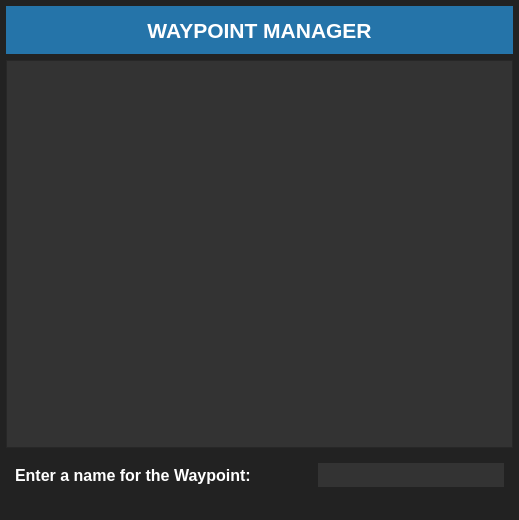
<?xml version="1.0" encoding="UTF-8"?>
<ui version="4.0">
 <class>ActionWaypointUI</class>
 <widget class="QWidget" name="ActionWaypointUI">
  <property name="geometry">
   <rect>
    <x>0</x>
    <y>0</y>
    <width>519</width>
    <height>520</height>
   </rect>
  </property>
  <property name="minimumSize">
   <size>
    <width>519</width>
    <height>519</height>
   </size>
  </property>
  <property name="maximumSize">
   <size>
    <width>16777215</width>
    <height>16777215</height>
   </size>
  </property>
  <property name="windowTitle">
   <string>Form</string>
  </property>
  <property name="styleSheet">
   <string notr="true">background-color:#222222</string>
  </property>
  <layout class="QVBoxLayout" name="verticalLayout">
   <property name="margin">
    <number>6</number>
   </property>
   <item>
    <widget class="QLabel" name="label_11">
     <property name="minimumSize">
      <size>
       <width>0</width>
       <height>48</height>
      </size>
     </property>
     <property name="font">
      <font>
       <pointsize>16</pointsize>
       <weight>75</weight>
       <bold>true</bold>
      </font>
     </property>
     <property name="styleSheet">
      <string notr="true">background-color:#2574A9; color:#ffffff</string>
     </property>
     <property name="text">
      <string>WAYPOINT MANAGER</string>
     </property>
     <property name="alignment">
      <set>Qt::AlignCenter</set>
     </property>
    </widget>
   </item>
   <item>
    <widget class="QListWidget" name="waypoint_list">
     <property name="minimumSize">
      <size>
       <width>0</width>
       <height>60</height>
      </size>
     </property>
     <property name="maximumSize">
      <size>
       <width>16777215</width>
       <height>16777215</height>
      </size>
     </property>
     <property name="styleSheet">
      <string notr="true">background-color:#333333; color:#ffffff</string>
     </property>
    </widget>
   </item>
   <item>
    <widget class="QWidget" name="widget" native="true">
     <layout class="QGridLayout" name="gridLayout_3">
      <item row="0" column="0">
       <widget class="QLabel" name="label_5">
        <property name="maximumSize">
         <size>
          <width>16777215</width>
          <height>150</height>
         </size>
        </property>
        <property name="font">
         <font>
          <pointsize>12</pointsize>
          <weight>75</weight>
          <bold>true</bold>
         </font>
        </property>
        <property name="styleSheet">
         <string notr="true">color:#ffffff</string>
        </property>
        <property name="text">
         <string>Enter a name for the Waypoint:</string>
        </property>
       </widget>
      </item>
      <item row="0" column="1">
       <widget class="QLineEdit" name="waypoint_name_field">
        <property name="minimumSize">
         <size>
          <width>0</width>
          <height>24</height>
         </size>
        </property>
        <property name="maximumSize">
         <size>
          <width>186</width>
          <height>16777215</height>
         </size>
        </property>
        <property name="styleSheet">
         <string notr="true">background-color:#333333 ; color:#ffffff</string>
        </property>
        <property name="text">
         <string/>
        </property>
        <property name="frame">
         <bool>false</bool>
        </property>
       </widget>
      </item>
     </layout>
    </widget>
   </item>
   <item>
    <widget class="QWidget" name="widget_2" native="true">
     <layout class="QGridLayout" name="gridLayout">
      <property name="margin">
       <number>6</number>
      </property>
      <item row="0" column="0">
       <layout class="QVBoxLayout" name="button_layout"/>
      </item>
     </layout>
    </widget>
   </item>
  </layout>
 </widget>
 <resources/>
 <connections/>
</ui>
